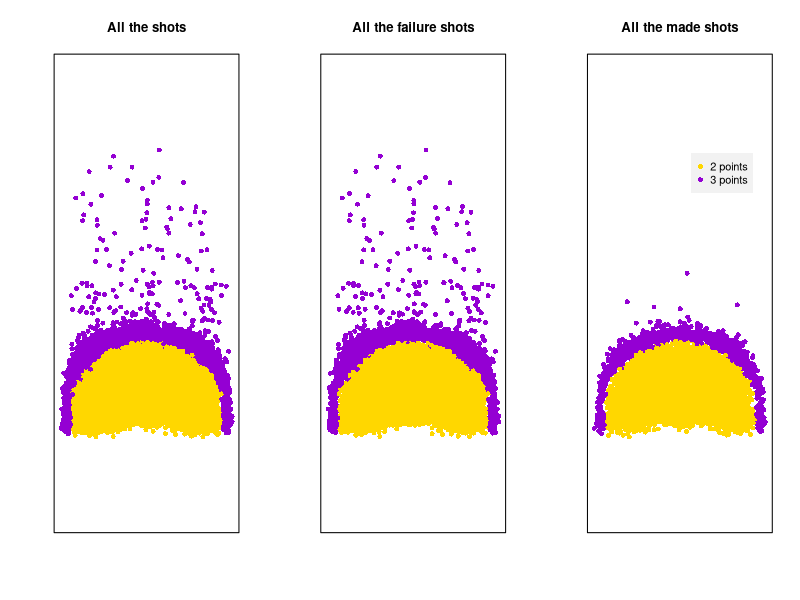
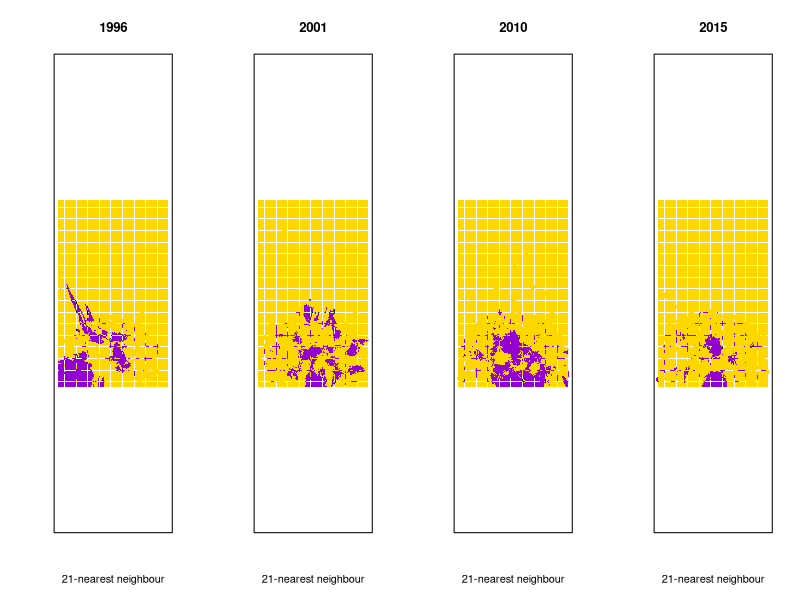
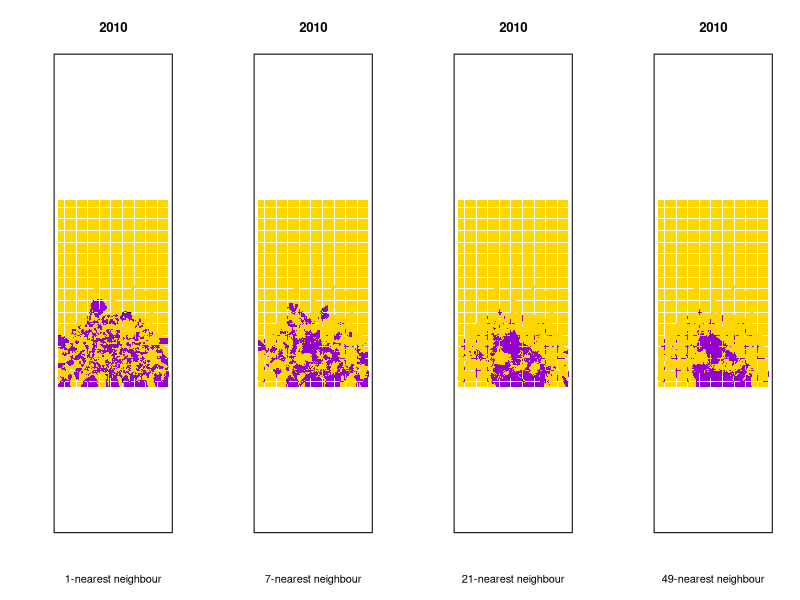

Here is the R script that generated these plots, in order: (Note: this script raises an error after producing the figures.)
library(MASS)
library(class)
df <- read.csv("df.csv")
df <- df[, 2:length(df[1, ])]
na.shot <- df[is.na(df$shot_made_flag), ]
df <- na.omit(df)
df$season         <- as.factor(df$season)
df$game_date      <- as.factor(df$game_date)
df$game_id        <- as.factor(df$game_id)
df$three_pt       <- as.factor(df$three_pt)
df$ot             <- as.factor(df$ot)
df$home           <- as.factor(df$home)
df$playoffs       <- as.factor(df$playoffs)
df$opponent       <- as.factor(df$opponent)
df$shot_made_flag <- as.factor(df$shot_made_flag)
summary(df)


# draw a picture colored with the pointed type
three_pt_col <- ifelse(df$three_pt==1, "darkviolet", "gold")
par(mfrow = c(1, 3))
three_pt_plot <- plot(df$loc_x, df$loc_y,
                      xlab = "", ylab = "", main = "All the shots",
                      xaxt = "n", yaxt = "n", col = three_pt_col, 
                      xlim = range(df$loc_x), ylim = range(df$loc_y),
                      pch = 16, asp = 1)
three_pt_plot_0 <- plot(df$loc_x[df$shot_made_flag==0], df$loc_y[df$shot_made_flag==0], 
                      xlab = "", ylab = "", main = " All the failure shots ", 
                      xaxt = "n", yaxt = "n", col = three_pt_col[df$shot_made_flag==0], 
                      xlim = range(df$loc_x), ylim = range(df$loc_y), 
                      pch = 16, asp = 1)
three_pt_plot_1 <- plot(df$loc_x[df$shot_made_flag==1], df$loc_y[df$shot_made_flag==1], 
                      xlab = "", ylab = "", main = " All the made shots ", 
                      xaxt = "n", yaxt = "n", col = three_pt_col[df$shot_made_flag==1], 
                      xlim = range(df$loc_x), ylim = range(df$loc_y), 
                      pch = 16, asp = 1)
legend(x =30,y =range(df$loc_y)[2]-10, legend = c("2 points", "3 points"), 
       pch=16, col = c( "gold", "darkviolet"), bg = gray(0.95), box.lty = 0)


# draw the KNN
library(class)
knn.plot.y.k <- 
  function(y, m){
    loc_train  <- cbind(df$loc_x[df$season==y], df$loc_y[df$season==y])
    loc_test   <- cbind(     rep(seq(-250, 250, 5), length(seq(-50 , 800, 5))) ,
                             sort(rep(seq(-50 , 800, 5), length(seq(-250, 250, 5)))) )
    shot_train <- df$shot_made_flag[df$season==y]
    season_shot_loc_knn <- knn(train = loc_train,test = loc_test, cl = shot_train, k = m, prob = TRUE)
    prob <- attr(season_shot_loc_knn, "prob")
    prob <- ifelse(season_shot_loc_knn=="1", prob, 1-prob)
    px_x <- seq(-250, 250, 5)
    px_y <- seq(-50 , 800, 5)
    prob_knn <- matrix(prob, length(px_x), length(px_y))
    contour(px_x, px_y, prob_knn, levels=0.5, labels="",  axes=FALSE, 
            asp =1,
            xlab=paste0(m, "-nearest neighbour"), ylab="", main = y)
    points(loc_train, col=ifelse(df$shot_made_flag[df$season==y]==1, "darkviolet", "gold"), pch = 16)
    gd <- expand.grid(x=px_x, y=px_y)
    points(gd, pch=".", cex=1.2, col=ifelse(prob_knn>0.5, "darkviolet", "gold"))
    box()
  }
par(mfrow = c(1,4))
for(y in c(1996, 2001, 2010, 2015)){
  knn.plot.y.k(y, 21)
}
par(mfrow = c(1,1))


# campare the choise of K
par(mfrow = c(1,4))
for(k in c(1,7,21,49)){
  knn.plot.y.k(2010, k)
}
par(mfrow = c(1,1))



# draw the annual jump shot location
six_type_shoot <- levels(df1$combined_shot_type)
par(mfrow = c(2, 3))
for(s in 1:6){
annual_jumpshot_loc <- sapply(1996:2015, function(y) {
                              cbind(mean(df1$loc_x[df1$season==y & df1$combined_shot_type == six_type_shoot[s]], na.rm = T), 
                                    mean(df1$loc_y[df1$season==y & df1$combined_shot_type == six_type_shoot[s]], na.rm = T) );
                       })
annual_jumpshot_loc <- as.data.frame(t(annual_jumpshot_loc))
names(annual_jumpshot_loc)    <- c("loc_x", "loc_y")
rownames(annual_jumpshot_loc) <- c(1996:2015)
rx <- max(range(na.omit(annual_jumpshot_loc$loc_x)))
ry <- max(range(na.omit(annual_jumpshot_loc$loc_y)))
plot(annual_jumpshot_loc,
     xlim = range(na.omit(df1$loc_x)) ,
     ylim = range(na.omit(df1$loc_y)) , 
     main = "Annual shooting location", xlab =six_type_shoot[s], ylab = "", 
     pch = 16, cex = 1+(0.1)*(1996:2015-1996), col = c(gray((1/30)*(2020 - 1996:2015))), 
     type = "b", asp = 1)
     abline(h = 0, v = 0, col = "gold")
     abline(h = range(na.omit(df1$loc_y)), v = range(na.omit(df1$loc_x)), col = "darkviolet")
}

par(mfrow = c(1, 3))
for(s in c(1,4,5)){
  annual_jumpshot_loc <- sapply(1996:2015, function(y) {
    cbind(mean(df1$loc_x[df1$season==y & df1$combined_shot_type == six_type_shoot[s]], na.rm = T), 
          mean(df1$loc_y[df1$season==y & df1$combined_shot_type == six_type_shoot[s]], na.rm = T) );
  })
  annual_jumpshot_loc <- as.data.frame(t(annual_jumpshot_loc))
  names(annual_jumpshot_loc)    <- c("loc_x", "loc_y")
  rownames(annual_jumpshot_loc) <- c(1996:2015)
  plot(annual_jumpshot_loc,
       main = "Annual shooting location", xlab =six_type_shoot[s], ylab = "", 
       pch = 16, cex = 1+(0.1)*(1996:2015-1996), col = c(gray((1/30)*(2020 - 1996:2015))), 
       type = "b", asp = 1)
  abline(h = 0, v = 0, col = "gold")
  abline(h = range(na.omit(df1$loc_y)), v = range(na.omit(df1$loc_x)), col = "darkviolet")
  
}
par(mfrow = c(1,1))

